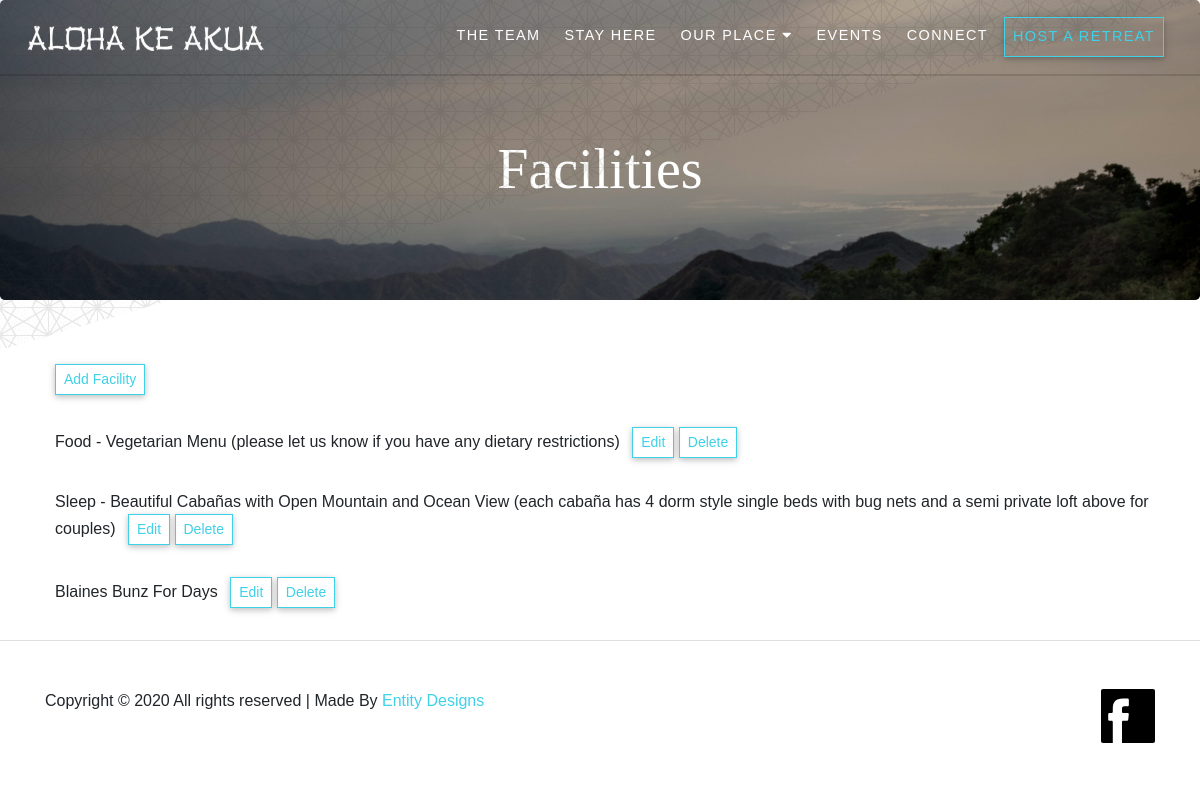
Screenshot of /retreats/facilities/ (signed in) with the database file from the repository.
### retreats/models.py (models this page shows, shortened)
class Facility(models.Model):
    name = models.CharField(max_length=500)

### retreats/views.py (the view)
# urls.py: path('facilities/', views.FacilityList.as_view(), name='facilities'),
class FacilityList(LoginRequiredMixin, generic.ListView):
    model = Facility

### retreats/templates/retreats/facility_list.html (shortened to what this page needs)
{% extends "base_generic.html" %}
{% block content %}
<section id="retreat-header"
    class="jumbotron text-center d-flex flex-column justify-content-center align-items-center mb-0 header-mobile">
    <h2 class="display-4 mt-5">Facilities
    </h2>
</section>
<section id="content" class="d-flex flex-column text-md-left text-center pt-5">
    <div class="container-fluid retreat">
        <ul>
            <a href="{% url "facility_create" %}" class="btn rounded-0 btn-sm my-3" id="btn-custom">Add Facility</a>
            {% if facility_list %}
            {% for facility in facility_list %}
            <li class="py-3">{{ facility.name }}
                <a href="{% url "facility_update" facility.pk %}" class="btn rounded-0 btn-sm ml-2" id="btn-custom">Edit</a>
                <a href="{% url "facility_delete" facility.pk %}" class="btn rounded-0 btn-sm" id="btn-custom">Delete</a>
            </li>
            {% endfor %}
            {% endif %}
        </ul>
    </div>
</section>
{% endblock %}

### retreats/static/css/main.css (style rules this page uses)
* { font-family: "Gotham", sans-serif; }
h1, h2, h3, h4, h5, h1 a { font-family: "Gotham Thin"; }
li { display: block; transition-duration: 0.5s; }
#btn-custom { border: 1px #3ed1e8 solid; color: #3ed1e8 !important; -webkit-box-shadow: 0 2px 5px 0 rgba(0, 0, 0, 0.16), 0 2px 10px 0 rgba(0, 0, 0, 0.12); box-shadow: 0 2px 5px 0 rgba(0, 0, 0, 0.16), 0 2px 10px 0 rgba(0, 0, 0, 0.12); }
#retreat-header { background: url("/static/img/jungle.jpg") center center/cover no-repeat; -webkit-box-shadow: inset 0 0 0 1000px rgba(0, 0, 0, 0.3); box-shadow: inset 0 0 0 1000px rgba(0, 0, 0, 0.3); height: 300px; color: white; }
#retreat-header:before { position: absolute; content: ''; top: 0; right: 0; bottom: 0; left: 0; background: url("/static/img/black-thread.png"); -webkit-clip-path: polygon(100% 0, 8% 0, 0 0, 0 100%); clip-path: polygon(100% 0, 8% 0, 0 0, 0 100%); opacity: .4; height: 350px; }
a:hover p, h2 { display: inline-block; text-decoration: none !important; }

### rows the page displays
Facility: name "Food - Vegetarian Menu (please let us know if you have any dietary restrictions)"
Facility: name "Sleep - Beautiful Cabañas with Open Mountain and Ocean View (each cabaña has 4 dorm style single beds with bug nets and a semi private loft above for couples)"
Facility: name "Blaines Bunz For Days"
